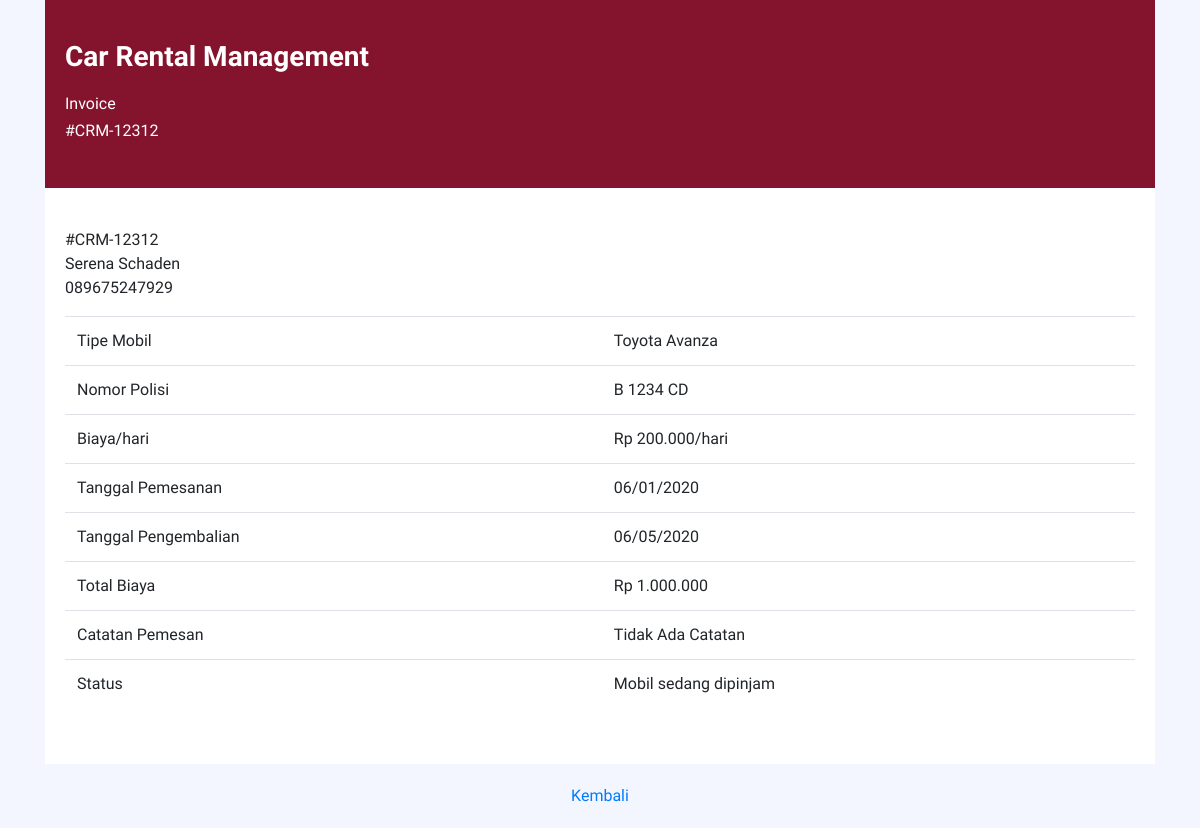
The page /detail-history.php?id=CRM-12312 (signed in) on the database its author committed.
### tables this page shows
CREATE TABLE `users` (
  `id` int(11) NOT NULL,
  `username` varchar(64) NOT NULL,
  `password` varchar(32) NOT NULL,
  `role` int(1) NOT NULL,
  `name` varchar(255) NOT NULL,
  `email` varchar(64) NOT NULL,
  `phone` varchar(20) NOT NULL,
  `address` text NOT NULL
);

CREATE TABLE `cars` (
  `id` int(11) NOT NULL,
  `name` varchar(255) NOT NULL,
  `number` varchar(32) NOT NULL,
  `price` int(20) NOT NULL,
  `image` text NOT NULL
);

CREATE TABLE `transactions` (
  `id` varchar(20) NOT NULL,
  `user_id` int(10) NOT NULL,
  `car_id` int(10) NOT NULL,
  `date` varchar(12) NOT NULL,
  `start_date` varchar(12) NOT NULL,
  `end_date` varchar(12) NOT NULL,
  `price` int(20) NOT NULL,
  `note` text NOT NULL,
  `status` text NOT NULL
);

### detail-history.php (the view, shortened to what this page needs)
<?php
  require 'config/connection.php';
  $transId = $_GET['id'];
  $queryDataTrans = mysqli_query($conn, "SELECT * FROM transactions WHERE id='$transId' ");
  $dataTrans = mysqli_fetch_assoc($queryDataTrans);
  $userId = $dataTrans['user_id'];
  $carId = $dataTrans['car_id'];
  $priceTotal = number_format($dataTrans['price'], 0, '', '.');
  if($dataTrans['status'] == 'WA'):
    $status = 'Peminjaman sedang diproses';
  elseif($dataTrans['status'] == 'B'):
    $status = 'Mobil sedang dipinjam';
  else:
    $status = 'Mobil sudah dikembalikan';
  endif;
  $queryDataUser = mysqli_query($conn, "SELECT * FROM users WHERE id='$userId' ");
  $dataUser = mysqli_fetch_assoc($queryDataUser);
  $queryDataCar = mysqli_query($conn, "SELECT * FROM cars WHERE id='$carId' ");
  $dataCar = mysqli_fetch_assoc($queryDataCar);
  $priceCar = number_format($dataCar['price'], 0, '', '.');
?>
<!DOCTYPE html>
<html lang="en">
<head>
  <link rel="stylesheet" href="assets/plugins/bootstrap/css/bootstrap.min.css">
  <link rel="stylesheet" href="assets/css/client.css">
</head>
<body>
  <div class="detail-history-page">
    <div class="container history-card">
      <div class="header" style="width: 100%;background-color: #84142d;text-align: left;color: white;padding: 40px 20px;">
        <h3 style="font-weight: 600;">Car Rental Management</h3>
        <h6 style="margin-top: 20px;">Invoice</h6>
        <h6>#<?= $transId ?></h6>
      </div>
      <div class="body" style="width: 100%;text-align: left;padding: 40px 20px;background-color: white;">
        <ul style="list-style-type: none;padding-left: 0;">
          <li>#<?= $transId ?></li>
          <li><?= $dataUser['name'] ?></li>
          <li><?= $dataUser['phone'] ?></li>
        </ul>
        <table class="table" style="width: 100%;">
          <tr>
            <td>Tipe Mobil</td>
            <td><?= $dataCar['name'] ?></td>
          </tr>
          <tr>
            <td>Nomor Polisi</td>
            <td><?= $dataCar['number'] ?></td>
          </tr>
          <tr>
            <td>Biaya/hari</td>
            <td>Rp <?= $priceCar ?>/hari</td>
          </tr>
          <tr>
            <td>Tanggal Pemesanan</td>
            <td><?= $dataTrans['start_date'] ?></td>
          </tr>
          <tr>
            <td>Tanggal Pengembalian</td>
            <td><?= $dataTrans['end_date'] ?></td>
          </tr>
          <tr>
            <td>Total Biaya</td>
            <td>Rp <?= $priceTotal ?></td>
          </tr>
          <tr>
            <td>Catatan Pemesan</td>
            <td><?= $dataTrans['note'] ?></td>
          </tr>
          <tr>
            <td>Status</td>
            <td><?= $status ?></td>
          </tr>
        </table>
      </div>
      <div style="padding: 20px 0;">
        <a href="history.php">Kembali</a>
      </div>
    </div>
  </div>
</body>
</html>

### assets/css/client.css (style rules this page uses)
body { font-family: "Muli", -apple-system, BlinkMacSystemFont, "Segoe UI", Roboto, "Helvetica Neue", Arial, sans-serif, "Apple Color Emoji", "Segoe UI Emoji", "Segoe UI Symbol", "Noto Color Emoji"; background-color: #f4f6ff; }
.register-page, .detail-history-page { text-align: center; }

### rows shown on the page
users: name "Serena Schaden", phone "089675247929"
cars: name "Toyota Avanza", number "B 1234 CD", price "200.000"
transactions: start_date "06/01/2020", end_date "06/05/2020", price "1.000.000", note "Tidak Ada Catatan", status "Mobil sedang dipinjam"

### other values the page prints
$transId "CRM-12312"
